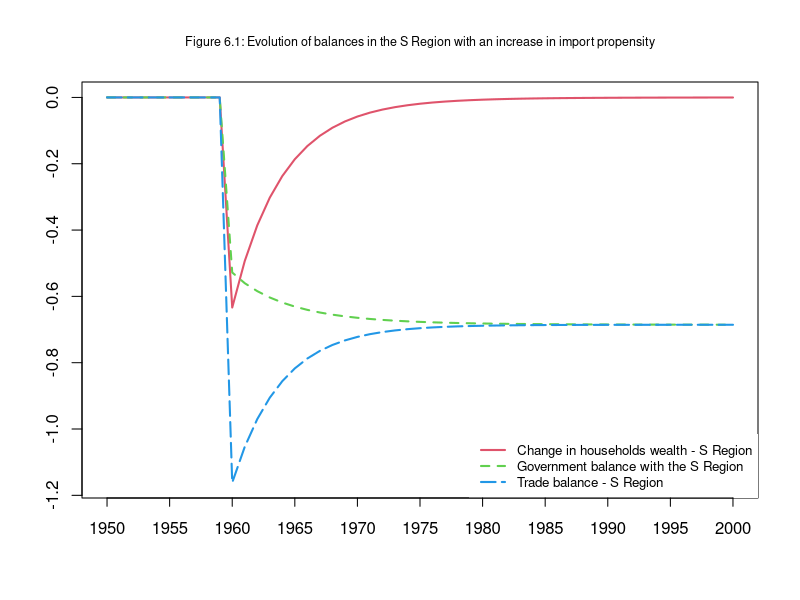
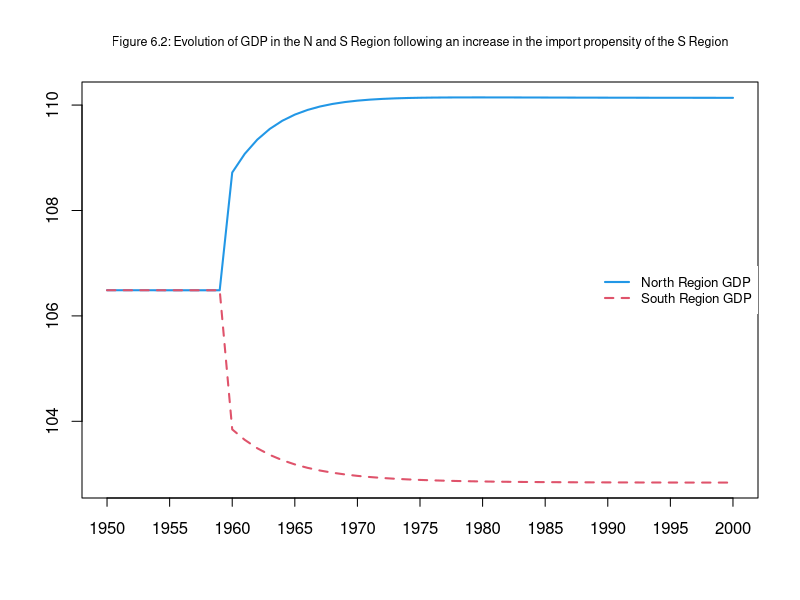
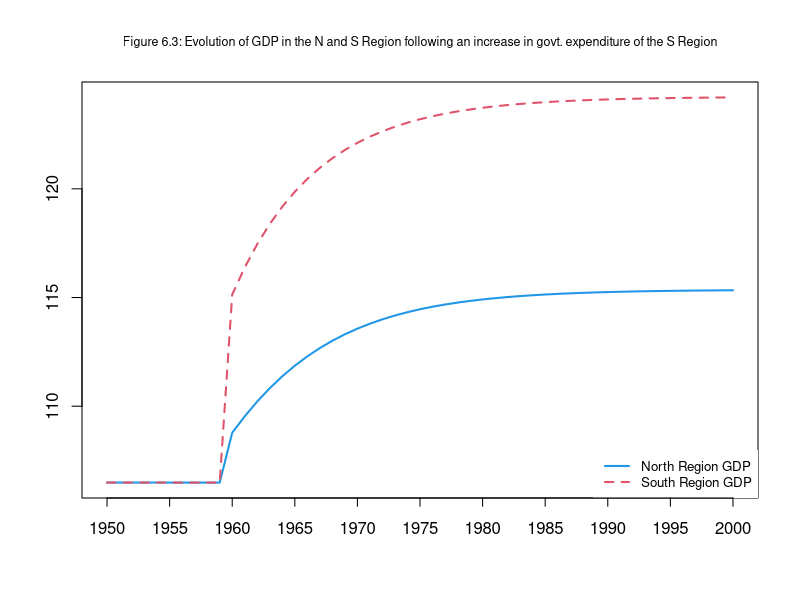
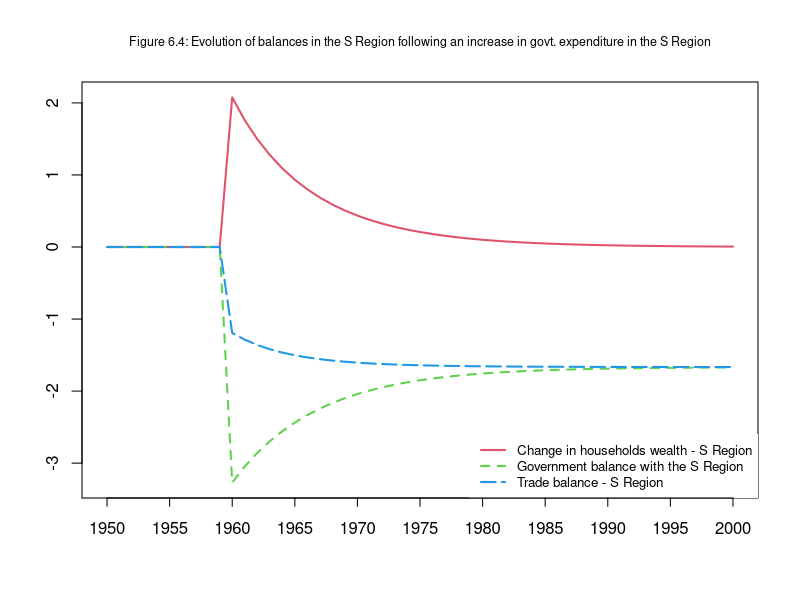
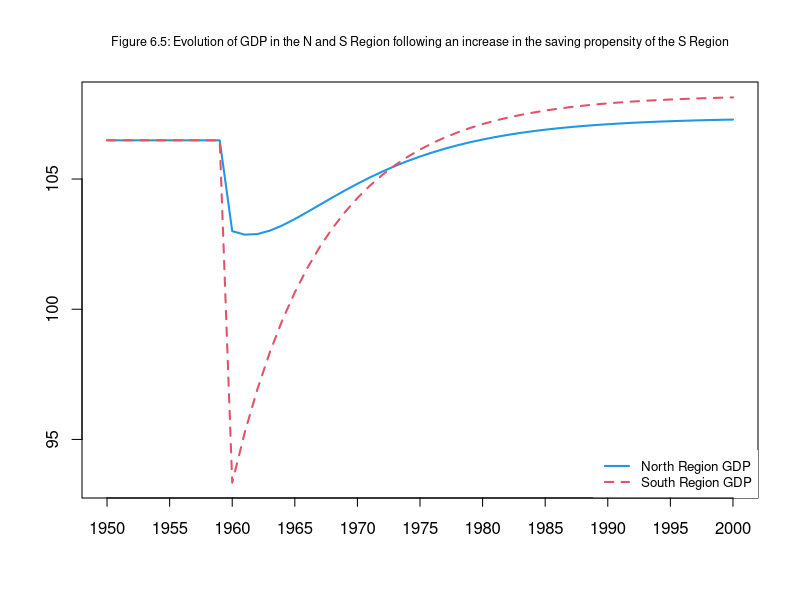
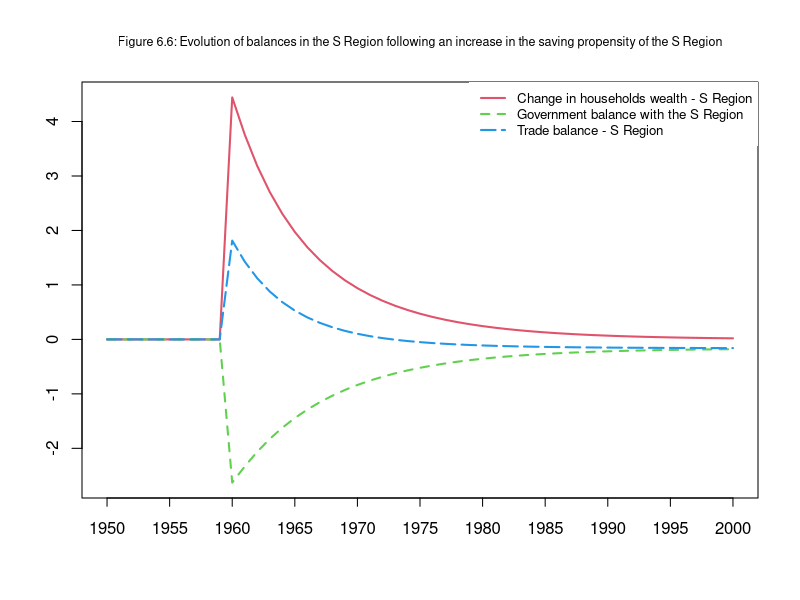
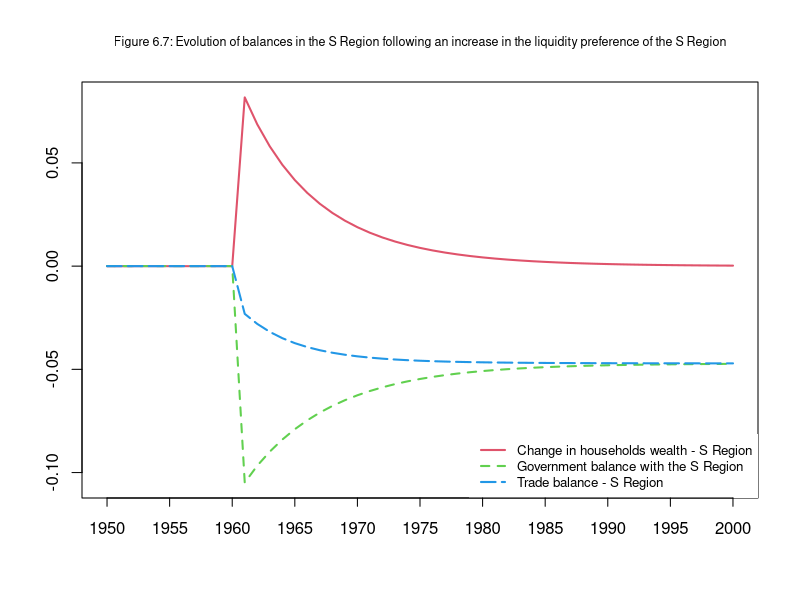

The R script that drew these images, in order:
#REG Model: two regions (N and S) sharing a common currency and a common central bank

#This code replicates results in the book Monetary Economics:
#An Integrated Approach to Credit, Money, Income, Production and Wealth,
#by Wynne Godley and Marc Lavoie, chapter 6, figures 6.1 to 6.7.
#It is an R translation of the EViews program gl06reg.prg, restructured in the style of Sim_a.R.
#The equations follow the EViews program, in the same order and with the same equation numbers.

#Based on the EViews program gl06reg.prg (MODEL REG, Chapter 6 of Godley and Lavoie, Monetary Economics)
#Copyright (c) 2006 Gennaro Zezza
#Permission is hereby granted, free of charge, to any person obtaining a
#copy of this software and associated documentation files (the "Software"),
#to deal in the Software without restriction, including without limitation
#the rights to use, copy, modify, merge, publish, distribute, sublicense,
#and/or sell copies of the Software, and to permit persons to whom the
#Software is furnished to do so, subject to the following conditions:
#
#The above copyright notice and this permission notice shall be included in
#all copies or substantial portions of the Software.
#
#THE SOFTWARE IS PROVIDED "AS IS", WITHOUT WARRANTY OF ANY KIND, EXPRESS OR
#IMPLIED, INCLUDING BUT NOT LIMITED TO THE WARRANTIES OF MERCHANTABILITY,
#FITNESS FOR A PARTICULAR PURPOSE AND NONINFRINGEMENT. IN NO EVENT SHALL THE
#AUTHORS OR COPYRIGHT HOLDERS BE LIABLE FOR ANY CLAIM, DAMAGES OR OTHER
#LIABILITY, WHETHER IN AN ACTION OF CONTRACT, TORT OR OTHERWISE, ARISING
#FROM, OUT OF OR IN CONNECTION WITH THE SOFTWARE OR THE USE OR OTHER DEALINGS
#IN THE SOFTWARE.

#Clear
rm(list=ls(all=TRUE))

#PERIODS (i= 1 to 66, i.e. years 1945 to 2010). Period 1 holds the starting (steady-state) stocks
nPeriods=66

#SCENARIOS (j= 1 to 5)
#1 = baseline
#2 = increase in the import propensity of the S Region (figures 6.1 and 6.2)
#3 = increase in government expenditure of the S Region (figures 6.3 and 6.4)
#4 = increase in the saving propensity of the S Region (figures 6.5 and 6.6)
#5 = increase in the liquidity preference of the S Region (figure 6.7)
nScenarios=5

#ITERATIONS per period (Gauss-Seidel)
nIterations=100

#PARAMETERS
#Propensity to consume out of income (alpha1_s is a matrix: it changes in scenario 4)
alpha1_n=0.6
#Propensity to consume out of wealth
alpha2_n=0.4
alpha2_s=0.3
#Parameters of the portfolio equations (lambda0_s is a matrix: it changes in scenario 5)
lambda0_n=0.635
lambda1_n=5
lambda1_s=6
lambda2_n=0.01
lambda2_s=0.07
#Tax rate
theta=0.2
#Interest rate on bills
r_bar=0.025
#Government expenditure of region N
g_n=20
#Starting values of the stocks (steady state)
v0=86.487      #Households' wealth, each region
bh0=64.865     #Bills held by the households, each region
bcb0=43.244    #Bills held by the central bank

#VARIABLES
#Import propensity of region S (exogenous: changes in scenario 2)
mu_s=matrix(data=0.18781,nrow=nScenarios,ncol=nPeriods)
#Import propensity of region N
mu_n=matrix(data=0.18781,nrow=nScenarios,ncol=nPeriods)
#Overall government expenditure and overall tax payments
g=matrix(data=2*20,nrow=nScenarios,ncol=nPeriods)
t=matrix(data=0,nrow=nScenarios,ncol=nPeriods)
#Government expenditure of region S (exogenous: changes in scenario 3)
g_s=matrix(data=20,nrow=nScenarios,ncol=nPeriods)
#Propensity to consume out of income of region S (exogenous: changes in scenario 4)
alpha1_s=matrix(data=0.7,nrow=nScenarios,ncol=nPeriods)
#Liquidity preference parameter of region S (exogenous: changes in scenario 5)
lambda0_s=matrix(data=0.67,nrow=nScenarios,ncol=nPeriods)
#GDP
y_n=matrix(data=0,nrow=nScenarios,ncol=nPeriods)
y_s=matrix(data=0,nrow=nScenarios,ncol=nPeriods)
#Consumption
cons_n=matrix(data=0,nrow=nScenarios,ncol=nPeriods)
cons_s=matrix(data=0,nrow=nScenarios,ncol=nPeriods)
#Imports
im_n=matrix(data=0,nrow=nScenarios,ncol=nPeriods)
im_s=matrix(data=0,nrow=nScenarios,ncol=nPeriods)
#Exports
x_n=matrix(data=0,nrow=nScenarios,ncol=nPeriods)
x_s=matrix(data=0,nrow=nScenarios,ncol=nPeriods)
#Disposable income
yd_n=matrix(data=0,nrow=nScenarios,ncol=nPeriods)
yd_s=matrix(data=0,nrow=nScenarios,ncol=nPeriods)
#Taxes
t_n=matrix(data=0,nrow=nScenarios,ncol=nPeriods)
t_s=matrix(data=0,nrow=nScenarios,ncol=nPeriods)
#Households' wealth
v_n=matrix(data=v0,nrow=nScenarios,ncol=nPeriods)
v_s=matrix(data=v0,nrow=nScenarios,ncol=nPeriods)
#Bills held by the households
b_h_n=matrix(data=bh0,nrow=nScenarios,ncol=nPeriods)
b_h_s=matrix(data=bh0,nrow=nScenarios,ncol=nPeriods)
#Cash held by the households
h_h_n=matrix(data=v0-bh0,nrow=nScenarios,ncol=nPeriods)
h_h_s=matrix(data=v0-bh0,nrow=nScenarios,ncol=nPeriods)
#Bills held by the households of both regions
b_h=matrix(data=2*bh0,nrow=nScenarios,ncol=nPeriods)
#Cash held by the households of both regions
h_h=matrix(data=2*(v0-bh0),nrow=nScenarios,ncol=nPeriods)
#Cash supply
h_s=matrix(data=2*(v0-bh0),nrow=nScenarios,ncol=nPeriods)
#Bills supplied by the government
b_s=matrix(data=2*bh0+bcb0,nrow=nScenarios,ncol=nPeriods)
#Bills held by the central bank
b_cb=matrix(data=bcb0,nrow=nScenarios,ncol=nPeriods)
#Interest rate on bills
r=matrix(data=r_bar,nrow=nScenarios,ncol=nPeriods)
#Variables used in the figures (S Region)
#Change in households' wealth
dv_s=matrix(data=0,nrow=nScenarios,ncol=nPeriods)
#Trade balance
tb_s=matrix(data=0,nrow=nScenarios,ncol=nPeriods)
#Government balance with the S Region
gb_s=matrix(data=0,nrow=nScenarios,ncol=nPeriods)
#Redundant equation: cash demand minus cash supply (should be zero)
check=matrix(data=0,nrow=nScenarios,ncol=nPeriods)


#MODEL
#Select scenarios
for (j in 1:nScenarios){

  #Define time
 for (i in 2:nPeriods){

   #Define iterations
   for (iterations in 1:nIterations){

     #Define alternative scenarios (all shocks start in 1960, i.e. i=16)
     if (i>=16 && j==2){
       mu_s[2,i]=0.20781     #Import propensity of S passes from 0.18781 to 0.20781
     }
     if (i>=16 && j==3){
       g_s[3,i]=25           #Government expenditure of S passes from 20 to 25
     }
     if (i>=16 && j==4){
       alpha1_s[4,i]=0.6     #Propensity to consume of S passes from 0.7 to 0.6
     }
     if (i>=16 && j==5){
       lambda0_s[5,i]=0.75   #Liquidity preference of S passes from 0.67 to 0.75
     }


     # REG model in R (equation numbers as in the EViews program)

     # Determination of national income in Region N - eq. 6.1
     y_n[j,i]     = cons_n[j,i] + g_n + x_n[j,i] - im_n[j,i]
     # Determination of national income in Region S - eq. 6.2
     y_s[j,i]     = cons_s[j,i] + g_s[j,i] + x_s[j,i] - im_s[j,i]
     # Imports in Region N - eq. 6.3
     im_n[j,i]    = mu_n[j,i] * y_n[j,i]
     # Imports in Region S - eq. 6.4
     im_s[j,i]    = mu_s[j,i] * y_s[j,i]
     # Exports of Region N - eq. 6.5
     x_n[j,i]     = im_s[j,i]
     # Exports of Region S - eq. 6.6
     x_s[j,i]     = im_n[j,i]
     # Disposable income in Region N - eq. 6.7
     yd_n[j,i]    = y_n[j,i] - t_n[j,i] + r[j,i-1] * b_h_n[j,i-1]
     # Disposable income in Region S - eq. 6.8
     yd_s[j,i]    = y_s[j,i] - t_s[j,i] + r[j,i-1] * b_h_s[j,i-1]
     # Tax payments in Region N - eq. 6.9
     t_n[j,i]     = theta * (y_n[j,i] + r[j,i-1] * b_h_n[j,i-1])
     # Tax payments in Region S - eq. 6.10
     t_s[j,i]     = theta * (y_s[j,i] + r[j,i-1] * b_h_s[j,i-1])
     # Wealth accumulation in Region N - eq. 6.11
     v_n[j,i]     = v_n[j,i-1] + (yd_n[j,i] - cons_n[j,i])
     # Wealth accumulation in Region S - eq. 6.12
     v_s[j,i]     = v_s[j,i-1] + (yd_s[j,i] - cons_s[j,i])
     # Consumption function in Region N - eq. 6.13
     cons_n[j,i]  = alpha1_n * yd_n[j,i] + alpha2_n * v_n[j,i-1]
     # Consumption function in Region S - eq. 6.14
     cons_s[j,i]  = alpha1_s[j,i] * yd_s[j,i] + alpha2_s * v_s[j,i-1]
     # Cash money held in Region N - eq. 6.15
     h_h_n[j,i]   = v_n[j,i] - b_h_n[j,i]
     # Cash money held in Region S - eq. 6.16
     h_h_s[j,i]   = v_s[j,i] - b_h_s[j,i]
     # Demand for government bills in Region N - eq. 6.17
     b_h_n[j,i]   = v_n[j,i] * (lambda0_n + lambda1_n * r[j,i] - lambda2_n * (yd_n[j,i] / v_n[j,i]))
     # Demand for government bills in Region S - eq. 6.18
     b_h_s[j,i]   = v_s[j,i] * (lambda0_s[j,i] + lambda1_s * r[j,i] - lambda2_s * (yd_s[j,i] / v_s[j,i]))
     # Overall tax payments - eq. 6.19
     t[j,i]       = t_n[j,i] + t_s[j,i]
     # Overall government expenditure - eq. 6.20
     g[j,i]       = g_n + g_s[j,i]
     # Total bills outstanding - eq. 6.21
     b_h[j,i]     = b_h_n[j,i] + b_h_s[j,i]
     # Total cash outstanding - eq. 6.22
     h_h[j,i]     = h_h_n[j,i] + h_h_s[j,i]
     # Supply of government bills - eq. 6.23
     b_s[j,i]     = b_s[j,i-1] + (g[j,i] + r[j,i-1] * b_s[j,i-1]) - (t[j,i] + r[j,i-1] * b_cb[j,i-1])
     # Supply of cash - eq. 6.24
     h_s[j,i]     = h_s[j,i-1] + b_cb[j,i] - b_cb[j,i-1]
     # Government bills held by the central bank - eq. 6.25
     b_cb[j,i]    = b_s[j,i] - b_h[j,i]
     # Interest rate as policy instrument - eq. 6.26
     r[j,i]       = r_bar

     # Variables used in the figures (S Region)
     dv_s[j,i]    = v_s[j,i] - v_s[j,i-1]
     tb_s[j,i]    = x_s[j,i] - im_s[j,i]
     gb_s[j,i]    = t_s[j,i] - (g_s[j,i] + r[j,i] * b_h_s[j,i-1])
     check[j,i]   = h_h[j,i] - h_s[j,i]

   }
 }
}

#FIGURES (years 1950 to 2000: i= 6 to 56)
x=c("1950":"2000")
at_x=seq(1,51,by=5)

#Figure 6.1
plot(dv_s[2,6:56],xaxt='n',type="l",col="2",lwd=2,lty=1,font.main=1,cex.main=0.75,main="Figure 6.1: Evolution of balances in the S Region with an increase in import propensity",ylab = '',xlab = '',ylim=range(dv_s[2,6:56],gb_s[2,6:56],tb_s[2,6:56]))
lines(gb_s[2,6:56],type="l",lwd=2,lty=2,col="3")
lines(tb_s[2,6:56],type="l",lwd=2,lty=5,col="4")
legend("bottomright",c("Change in households wealth - S Region","Government balance with the S Region","Trade balance - S Region"),  bty = 1, cex = 0.8, lty=c(1,2,5), lwd=c(2,2,2), col = c(2,3,4), box.lwd=0)
axis(side=1,at=at_x,labels=x[at_x],tck=-0.02)

#Figure 6.2
plot(y_n[2,6:56],xaxt='n',type="l",col="4",lwd=2,lty=1,font.main=1,cex.main=0.75,main="Figure 6.2: Evolution of GDP in the N and S Region following an increase in the import propensity of the S Region",ylab = '',xlab = '',ylim=range(y_n[2,6:56],y_s[2,6:56]))
lines(y_s[2,6:56],type="l",lwd=2,lty=2,col="2")
legend("right",c("North Region GDP","South Region GDP"),  bty = 1, cex = 0.8, lty=c(1,2), lwd=c(2,2), col = c(4,2), box.lwd=0)
axis(side=1,at=at_x,labels=x[at_x],tck=-0.02)

#Figure 6.3
plot(y_n[3,6:56],xaxt='n',type="l",col="4",lwd=2,lty=1,font.main=1,cex.main=0.75,main="Figure 6.3: Evolution of GDP in the N and S Region following an increase in govt. expenditure of the S Region",ylab = '',xlab = '',ylim=range(y_n[3,6:56],y_s[3,6:56]))
lines(y_s[3,6:56],type="l",lwd=2,lty=2,col="2")
legend("bottomright",c("North Region GDP","South Region GDP"),  bty = 1, cex = 0.8, lty=c(1,2), lwd=c(2,2), col = c(4,2), box.lwd=0)
axis(side=1,at=at_x,labels=x[at_x],tck=-0.02)

#Figure 6.4
plot(dv_s[3,6:56],xaxt='n',type="l",col="2",lwd=2,lty=1,font.main=1,cex.main=0.75,main="Figure 6.4: Evolution of balances in the S Region following an increase in govt. expenditure in the S Region",ylab = '',xlab = '',ylim=range(dv_s[3,6:56],gb_s[3,6:56],tb_s[3,6:56]))
lines(gb_s[3,6:56],type="l",lwd=2,lty=2,col="3")
lines(tb_s[3,6:56],type="l",lwd=2,lty=5,col="4")
legend("bottomright",c("Change in households wealth - S Region","Government balance with the S Region","Trade balance - S Region"),  bty = 1, cex = 0.8, lty=c(1,2,5), lwd=c(2,2,2), col = c(2,3,4), box.lwd=0)
axis(side=1,at=at_x,labels=x[at_x],tck=-0.02)

#Figure 6.5
plot(y_n[4,6:56],xaxt='n',type="l",col="4",lwd=2,lty=1,font.main=1,cex.main=0.75,main="Figure 6.5: Evolution of GDP in the N and S Region following an increase in the saving propensity of the S Region",ylab = '',xlab = '',ylim=range(y_n[4,6:56],y_s[4,6:56]))
lines(y_s[4,6:56],type="l",lwd=2,lty=2,col="2")
legend("bottomright",c("North Region GDP","South Region GDP"),  bty = 1, cex = 0.8, lty=c(1,2), lwd=c(2,2), col = c(4,2), box.lwd=0)
axis(side=1,at=at_x,labels=x[at_x],tck=-0.02)

#Figure 6.6
plot(dv_s[4,6:56],xaxt='n',type="l",col="2",lwd=2,lty=1,font.main=1,cex.main=0.75,main="Figure 6.6: Evolution of balances in the S Region following an increase in the saving propensity of the S Region",ylab = '',xlab = '',ylim=range(dv_s[4,6:56],gb_s[4,6:56],tb_s[4,6:56]))
lines(gb_s[4,6:56],type="l",lwd=2,lty=2,col="3")
lines(tb_s[4,6:56],type="l",lwd=2,lty=5,col="4")
legend("topright",c("Change in households wealth - S Region","Government balance with the S Region","Trade balance - S Region"),  bty = 1, cex = 0.8, lty=c(1,2,5), lwd=c(2,2,2), col = c(2,3,4), box.lwd=0)
axis(side=1,at=at_x,labels=x[at_x],tck=-0.02)

#Figure 6.7
plot(dv_s[5,6:56],xaxt='n',type="l",col="2",lwd=2,lty=1,font.main=1,cex.main=0.75,main="Figure 6.7: Evolution of balances in the S Region following an increase in the liquidity preference of the S Region",ylab = '',xlab = '',ylim=range(dv_s[5,6:56],gb_s[5,6:56],tb_s[5,6:56]))
lines(gb_s[5,6:56],type="l",lwd=2,lty=2,col="3")
lines(tb_s[5,6:56],type="l",lwd=2,lty=5,col="4")
legend("bottomright",c("Change in households wealth - S Region","Government balance with the S Region","Trade balance - S Region"),  bty = 1, cex = 0.8, lty=c(1,2,5), lwd=c(2,2,2), col = c(2,3,4), box.lwd=0)
axis(side=1,at=at_x,labels=x[at_x],tck=-0.02)
